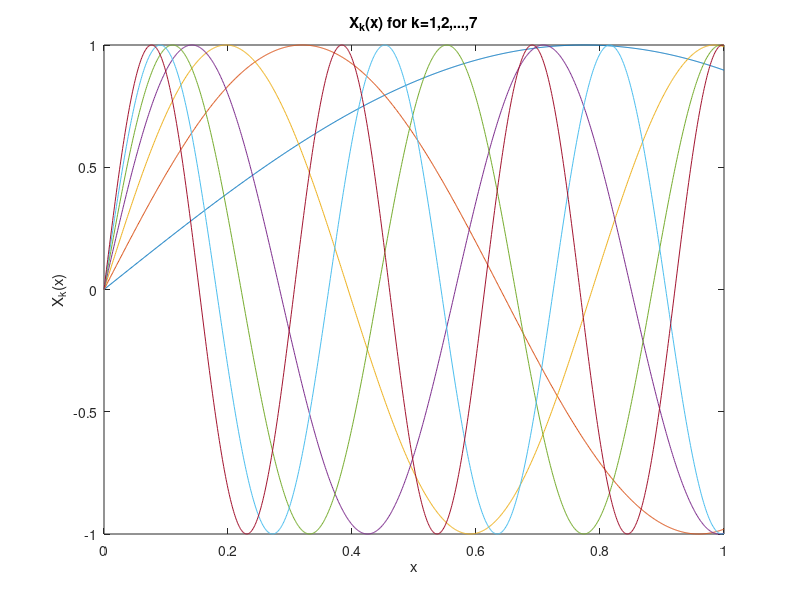

Here is the MATLAB script that generated this plot:
% TANROOTS  Compute N eigenvalues and plot eigenfunctions of the 
% (Sturm-Liouville) problem
%     X''(x) + lambda^2 X(x) = 0
%     X(0) = 0
%     X'(1) + h X(1) = 0
% where h = 1.

N = 7;
lambda = zeros(1,N);
for k = 1:N
  % give a bracket on which there is a root
  a = (1.001)*(2*k-1)*(pi/2);
  b = k * pi;
  lambda(k) = fzero(@(x) tan(x)+x,[a b]);
end
lambda'
x = 0:.001:1;
XX = zeros(length(x),N);
for k = 1:N
  % compute eigenfunction
  XX(:,k) = sin(lambda(k) * x);
end
plot(x,XX)
xlabel x, ylabel('X_k(x)'), title('X_k(x) for k=1,2,...,7')
